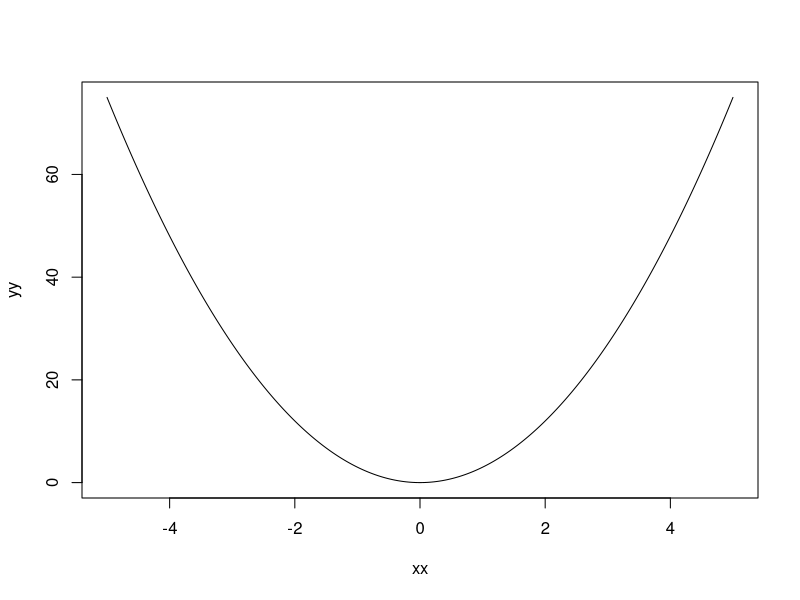

Here is the R script that generated this plot:
# Numerical derivatives

f = function(x){
  x^3
}

df = function(f, x ,del = 10^-4)
{
  
  out = (f(x+del) - f(x-del))/ (2*del)
  return(out)
}

x = 3
df(f, x)

xx = seq(-5, 5, by = 0.01)
yy = df(f,xx)

plot(xx, yy, type='l')